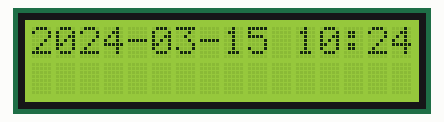
Bench run of a sketch on a simulated ESP32. On the bench: 16×2 character LCD. WiFi joins after 1.5 s; servers stay silent unless stated; network time is answered at once with the bench clock; the local clock reads 2024-03-15 10:24:30 at power-on unless the sketch sets it; what the sketch prints to the serial monitor is not drawn.

Above: at 1.7 s.
At 30.2 s:
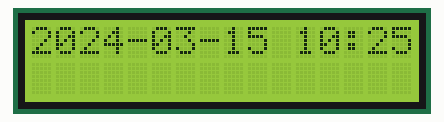
At 90.2 s:
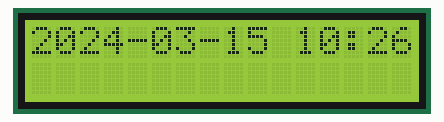

Measured:
- what the display in image 0 shows lasts 28.5 s, from 1.6 s to 30.1 s
- what the display in image 1 shows lasts 60.1 s, from 30.1 s to 90.2 s

The sketch:

25_LCD_fecha_hora.ino
```cpp
#include <Arduino.h>
#include <NTPClient.h> //https://github.com/taranais/NTPClient/archive/master.zip
#include <WiFi.h>
#include <WiFiUdp.h>
#include <LiquidCrystal_I2C.h>
#include <Wire.h>

#define SDA 13
#define SCL 14
#define LCD_ADDRESS 0X27 // 0X3F

const char *ssid = "Aula 1";
const char *password = "Horus.2025";

// Define NTP Client to get time
WiFiUDP ntpUDP;
NTPClient timeClient(ntpUDP);

LiquidCrystal_I2C lcd(LCD_ADDRESS, 16, 2);

void setup()
{
  Serial.begin(115200);

  WiFi.begin(ssid, password);

  while (WiFi.status() != WL_CONNECTED)
  {
    delay(500);
    Serial.print(".");
  }
  timeClient.begin();
  /*
    Set offset time in seconds to adjust for your timezone, for example:
      GMT +1 = 3600
      GMT +2 = 7200
      GMT +8 = 28800
      GMT -1 = -3600
      GMT 0 = 0
  */
  timeClient.setTimeOffset(7200);
  Wire.begin(SDA, SCL);
  // Wire.beginTransmission(LCD_ADDRESS);

  timeClient.begin();

  lcd.init();
  lcd.backlight();
  lcd.clear();
}

void loop()
{

  timeClient.update();
  String formattedDate = timeClient.getFormattedDate();
  // Extract date
  // The format is: AAAA-MM-DDTHH:MM:SS
  int splitT = formattedDate.indexOf("T");
  String dayStamp = formattedDate.substring(0, splitT);
  // Extract time
  String timeStamp = formattedDate.substring(splitT + 1, formattedDate.length() - 1);

  lcd.setCursor(0, 0);
  lcd.print(dayStamp + " " + timeStamp);

  delay(1000);
}
```
